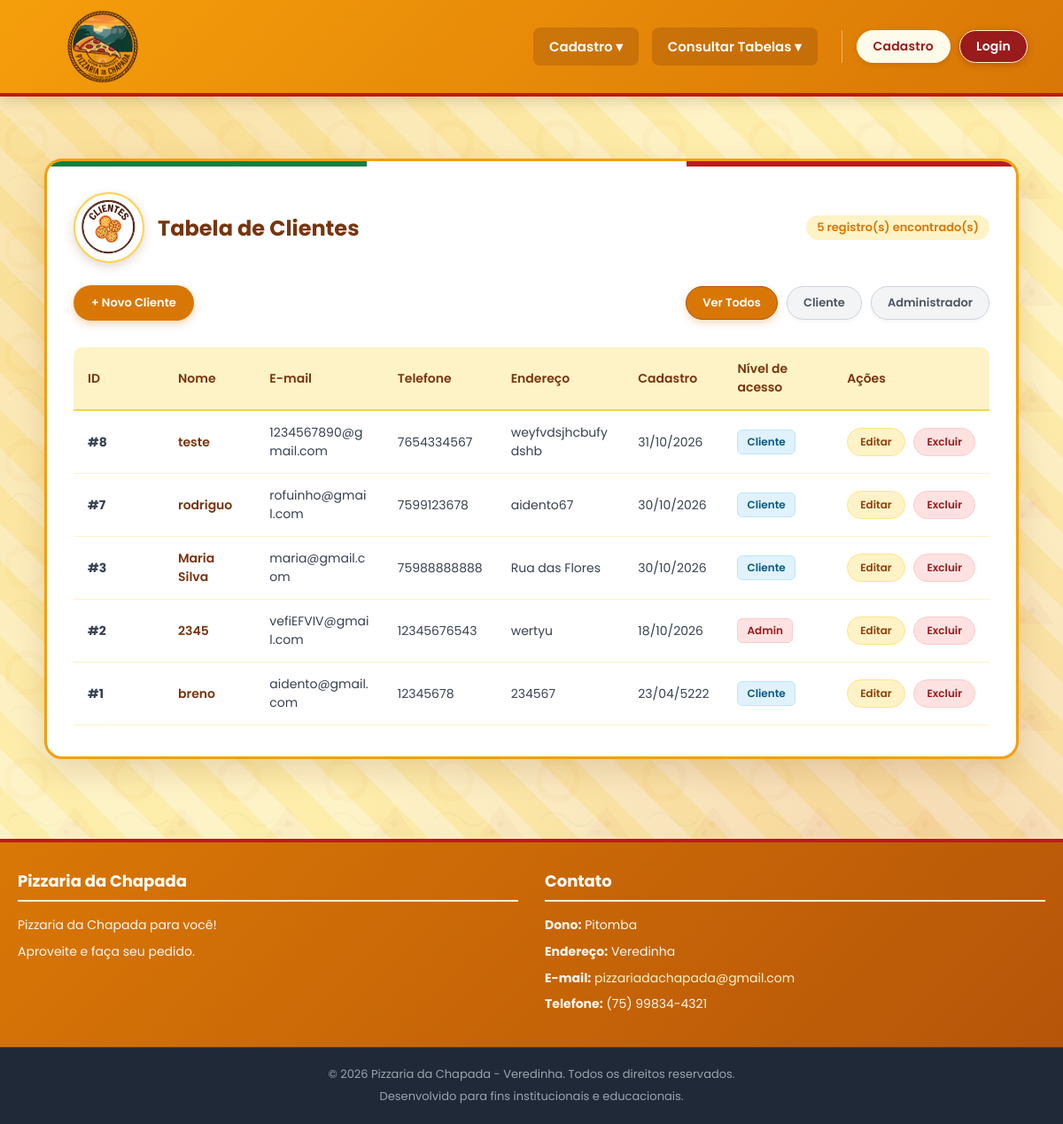
Page /consultar_user.php on the earlier database version.
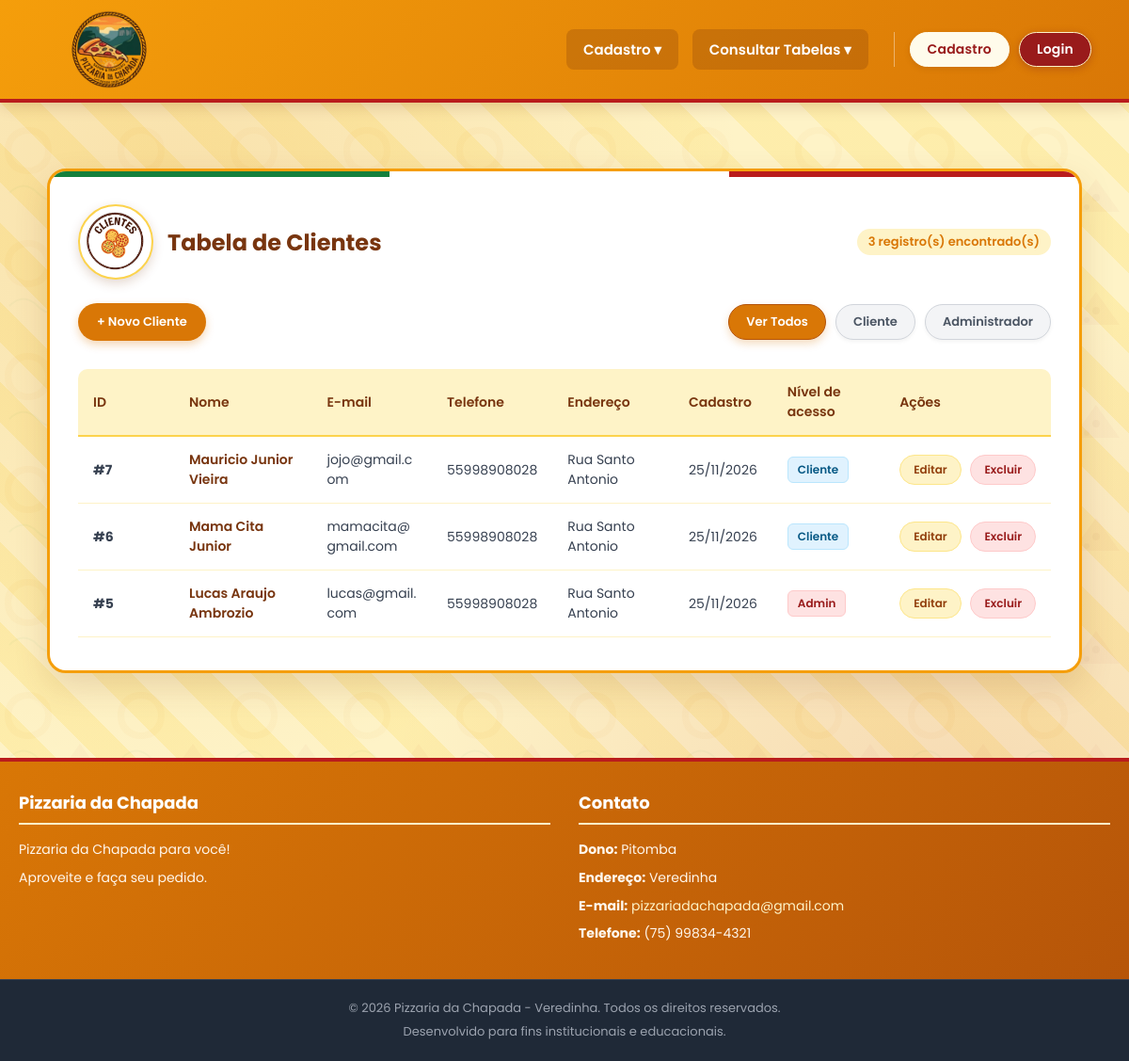
Same page on the later database version.
### tables this page shows
CREATE TABLE IF NOT EXISTS cliente (
    id INT PRIMARY KEY AUTO_INCREMENT,
    nome VARCHAR(100) NOT NULL,
    email VARCHAR(100) UNIQUE DEFAULT NULL,
    senha VARCHAR(255) DEFAULT NULL,
    telefone VARCHAR(20),
    endereco VARCHAR(255),
    datacad DATETIME NOT NULL DEFAULT CURRENT_TIMESTAMP,
    nivel_acesso INT NOT NULL DEFAULT 1
);

### consultar_user.php (the view, shortened to what the changed rows need)
<?php
include "conexao.php";
$filtro = isset($_GET['filtro']) ? $_GET['filtro'] : '';
if ($filtro === 'cliente') {
    $sql = "SELECT id, nome, email, telefone, endereco, datacad, nivel_acesso
            FROM cliente
            WHERE nivel_acesso != 2
            ORDER BY id DESC";
} elseif ($filtro === 'admin') {
    $sql = "SELECT id, nome, email, telefone, endereco, datacad, nivel_acesso
            FROM cliente
            WHERE nivel_acesso = 2
            ORDER BY id DESC";
} else {
    $sql = "SELECT id, nome, email, telefone, endereco, datacad, nivel_acesso
            FROM cliente
            ORDER BY id DESC";
}
$resultado = mysqli_query($conexao, $sql);
$total_clientes = ($resultado) ? mysqli_num_rows($resultado) : 0;
?>
<!DOCTYPE html>
<html lang="pt-br">
<head>
    <link rel="stylesheet" href="style/base.css?v=10.0">
    <link rel="stylesheet" href="style/menu.css?v=10.0">
    <link rel="stylesheet" href="style/rodape.css?v=10.0">
    <link rel="stylesheet" href="style/componentes.css?v=10.0">
    <link rel="stylesheet" href="style/tabelas.css?v=10.0">
    <link rel="stylesheet" href="style/consultas.css?v=10.0">
</head>
<body class="bg-pizzaria">
    <?php include 'Menu1.php'; ?>
    <div class="main-wrapper">
        <div class="table-card-container">
            <div class="table-header-flex">
                <div class="title-with-logo">
                    <img
                        src="LogoClientes.png"
                        alt="Logo Clientes"
                        class="section-logo"
                    >
                    <h2>Tabela de Clientes</h2>
                </div>
                <span class="badge-count">
                    <?= $total_clientes ?>
                    registro(s) encontrado(s)
                </span>
            </div>
            <div class="table-responsive">
                <table class="modern-table">
                    <thead>
                        <tr>
                            <th class="col-id">ID</th>
                            <th>Nome</th>
                            <th>E-mail</th>
                            <th>Telefone</th>
                            <th>Endereço</th>
                            <th>Cadastro</th>
                            <th>Nível de acesso</th>
                            <th class="col-acoes">Ações</th>
                        </tr>
                    </thead>
                    <tbody>
                        <?php if ($total_clientes > 0): ?>
                            <?php while ($linha = mysqli_fetch_assoc($resultado)): ?>
                                <tr>
                                    <td>
                                        <strong>#<?= (int) $linha['id'] ?></strong>
                                    </td>
                                    <td>
                                        <span class="category-name">
                                            <?= htmlspecialchars(
                                                $linha['nome'] ?? '',
                                                ENT_QUOTES,
                                                'UTF-8'
                                            ) ?>
                                        </span>
                                    </td>
                                    <td class="client-email">
                                        <?= htmlspecialchars(
                                            $linha['email'] ?? '',
                                            ENT_QUOTES,
                                            'UTF-8'
                                        ) ?>
                                    </td>
                                    <td class="client-phone">
                                        <?= htmlspecialchars(
                                            $linha['telefone'] ?: '-',
                                            ENT_QUOTES,
                                            'UTF-8'
                                        ) ?>
                                    </td>
                                    <td class="client-address">
                                        <?= htmlspecialchars(
                                            $linha['endereco'] ?: '-',
                                            ENT_QUOTES,
                                            'UTF-8'
                                        ) ?>
                                    </td>
                                    <td>
                                        <?php
                                        if (!empty($linha['datacad'])) {
                                            $timestamp = strtotime($linha['datacad']);
                                            echo $timestamp !== false
                                                ? date('d/m/Y', $timestamp)
                                                : '-';
                                        } else {
                                            echo '-';
                                        }
                                        ?>
                                    </td>
                                    <td>
                                        <?php if ((int) $linha['nivel_acesso'] === 2): ?>
                                            <span class="access-badge access-admin">
                                                Admin
                                            </span>
                                        <?php else: ?>
                                            <span class="access-badge access-client">
                                                Cliente
                                            </span>
                                        <?php endif; ?>
                                    </td>
                                    <td class="cell-actions">
                                        <a href="editar.php?tabela=cliente&id=<?= (int) $linha['id'] ?>" class="btn-action-edit">Editar</a>
                                        <a
                                            href="excluir.php?tabela=cliente&id=<?= (int) $linha['id'] ?>"
                                            class="btn-action-danger"
                                            onclick="return confirm('Deseja realmente excluir este cliente?');"
                                        >
                                            Excluir
                                        </a>
                                    </td>
                                </tr>
                            <?php endwhile; ?>
                        <?php endif; ?>
                    </tbody>
                </table>
            </div>
        </div>
    </div>
</body>
</html>

Differences in the rows shown:
removed cliente: id "8", nome "teste", email "1234567890@gmail.com", telefone "7654334567", endereco "weyfvdsjhcbufydshb", datacad "31/10/2026", nivel_acesso "Cliente"
removed cliente: id "3", nome "Maria Silva", email "maria@gmail.com", telefone "75988888888", endereco "Rua das Flores", datacad "30/10/2026", nivel_acesso "Cliente"
removed cliente: id "2", nome "2345", email "vefiEFVIV@gmail.com", telefone "12345676543", endereco "wertyu", datacad "18/10/2026", nivel_acesso "Admin"
removed cliente: id "1", nome "breno", email "aidento@gmail.com", telefone "12345678", endereco "234567", datacad "23/04/5222", nivel_acesso "Cliente"
changed cliente id 7: nome "rodriguo" → "Mauricio Junior Vieira"; email "rofuinho@gmail.com" → "jojo@gmail.com"; telefone "7599123678" → "55998908028"; endereco "aidento67" → "Rua Santo Antonio"; datacad "30/10/2026" → "25/11/2026"
added cliente: id "6", nome "Mama Cita Junior", email "mamacita@gmail.com", telefone "55998908028", endereco "Rua Santo Antonio", datacad "25/11/2026", nivel_acesso "Cliente"
added cliente: id "5", nome "Lucas Araujo Ambrozio", email "lucas@gmail.com", telefone "55998908028", endereco "Rua Santo Antonio", datacad "25/11/2026", nivel_acesso "Admin"
Other differences:
$total_clientes: "5" → "3"
